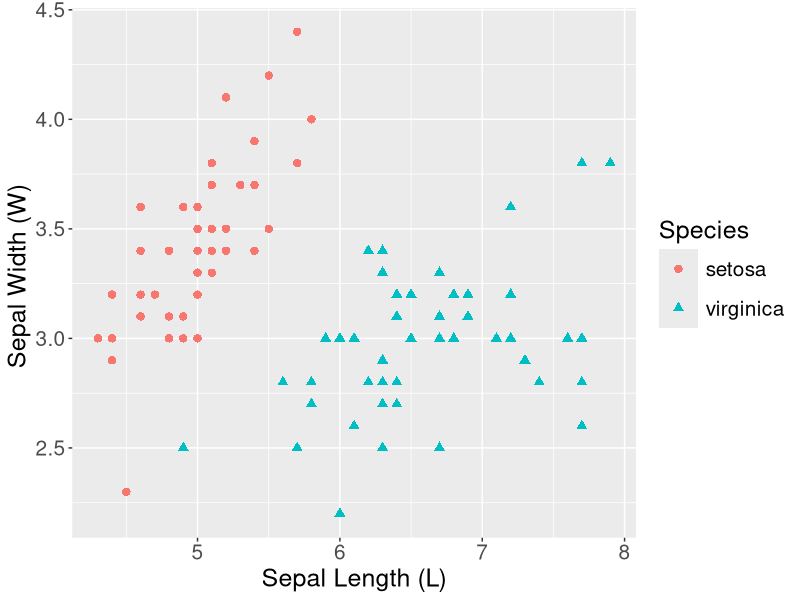
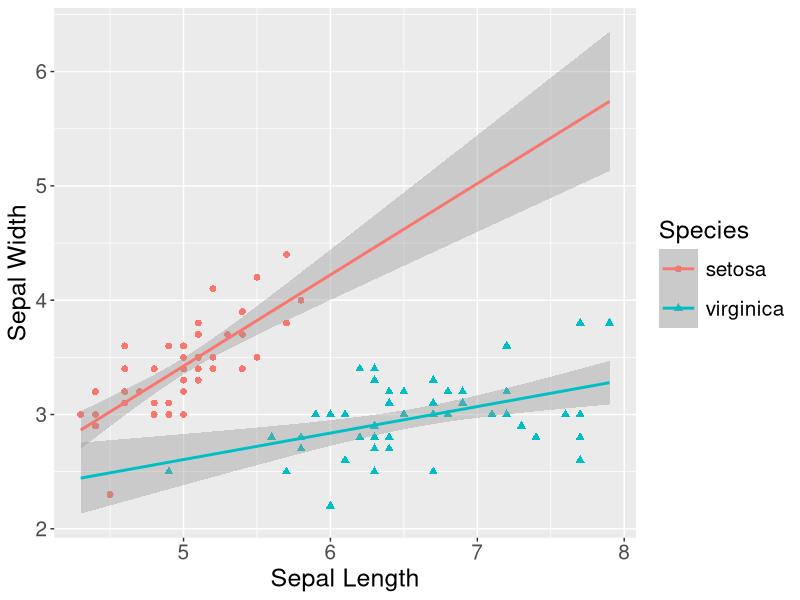
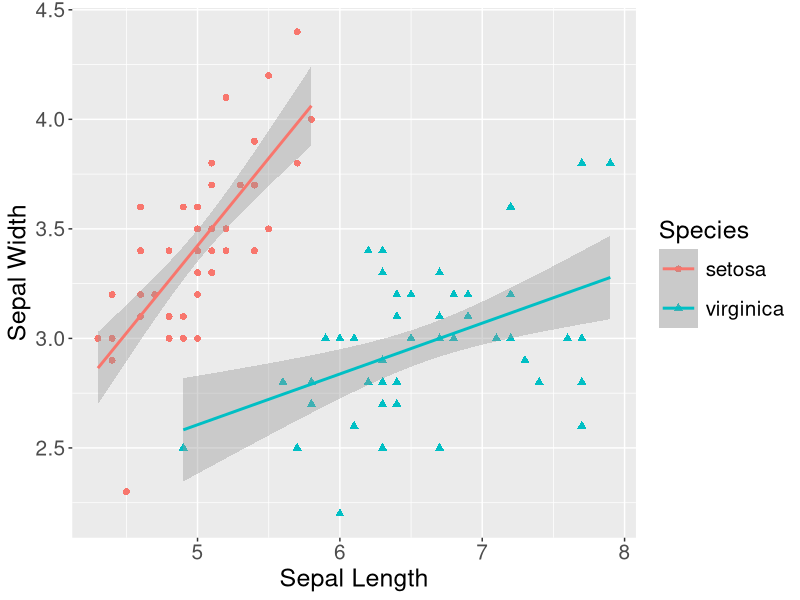
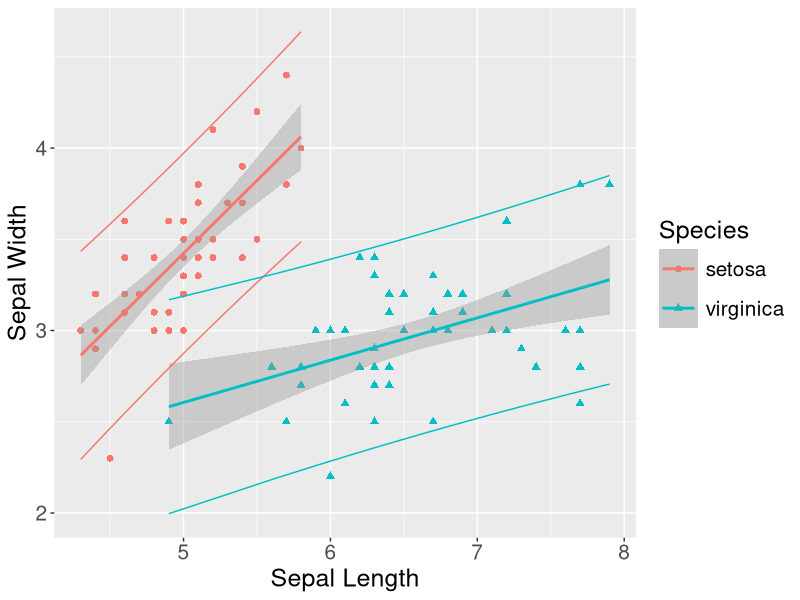
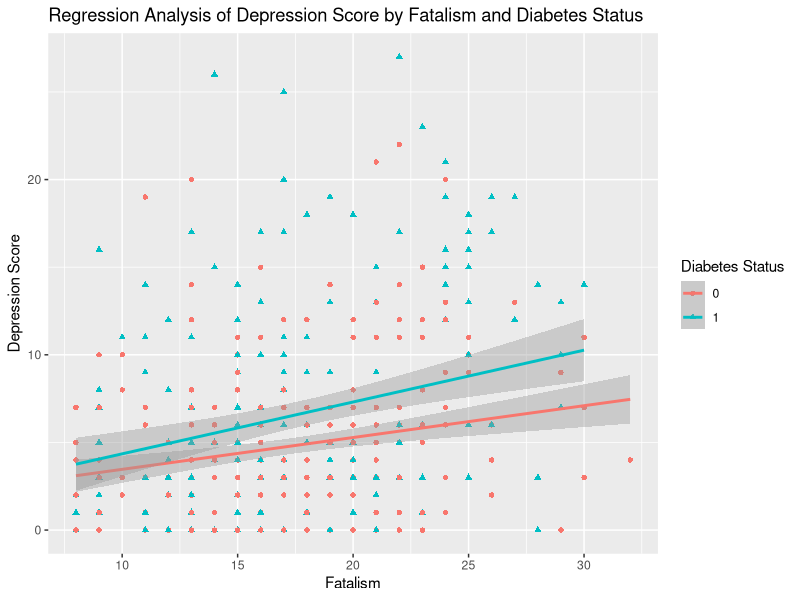
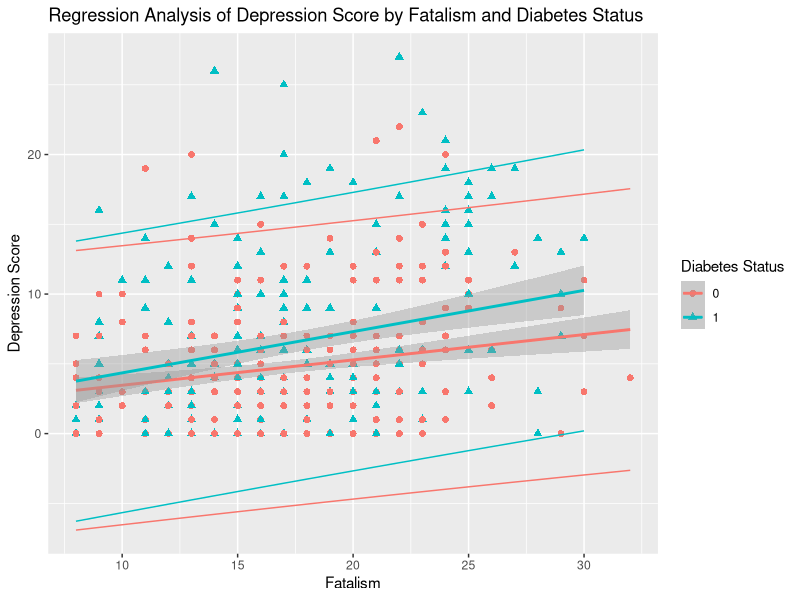
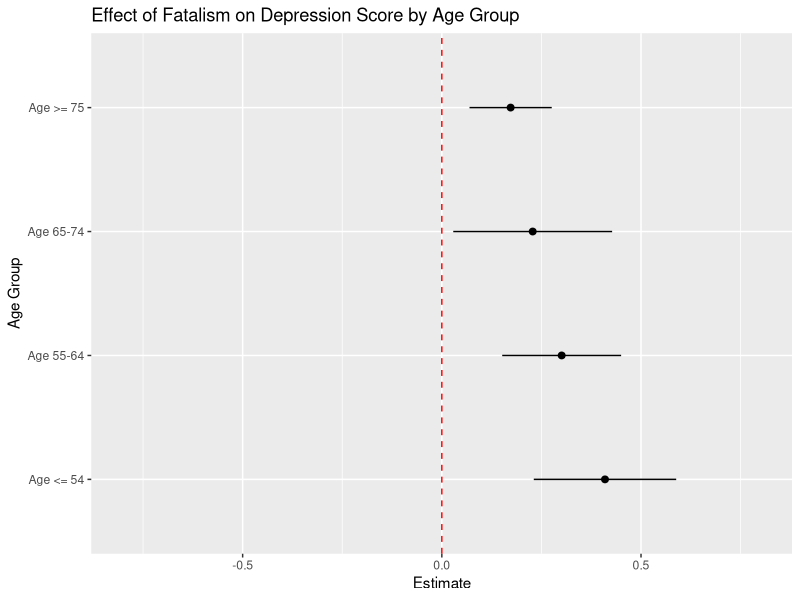

These figures' R source, in order:
## ---- chunk 1
library(tidyverse)
library(knitr)
library(cowplot)
library(ggrepel)
library(kableExtra)
# See here:https://arelbundock.com/posts/quarto_figures/index.html
knitr::opts_chunk$set(
  out.width = "70%", # enough room to breath
  fig.width = 6,     # reasonable size
  fig.asp = 0.618,   # golden ratio
  fig.align = "center" # mostly what I want
)
out2fig = function(out.width, out.width.default = 0.7, fig.width.default = 6) {
  fig.width.default * out.width / out.width.default
}
code_flag = TRUE;# Set to true and recompile after class

## ---- chunk 2
#| label: exploratory

#Filter out observations from the Versicolor Species
iris <- iris %>% filter(Species != "versicolor") %>%
  mutate(Species = as.factor(Species))

#Plot sepal width by sepal length colored by species
ggplot(iris, aes(x = Sepal.Length, y=Sepal.Width, color = Species, shape=Species)) + 
  geom_point(size = 2.5) +
  xlab("Sepal Length (L)") +
  ylab("Sepal Width (W) ") +
  theme(plot.title = element_text(size = 20, face = "bold"),
        axis.title = element_text(size = 18),
        axis.text = element_text(size = 15),
        legend.title = element_text(size = 18),
        legend.text = element_text(size = 15),
        legend.key.size = unit(1, "cm"))
## ---- chunk 3
#| label: linear_model
#| eval: true
#| echo: true

#Set the reference level of Species to virginica
iris$Species <- relevel(iris$Species, ref = "virginica")

#Fit a linear regression model
irisModel <- lm(Sepal.Width ~ Sepal.Length*Species, data = iris)
results <- summary(irisModel)$coefficients
## ---- chunk 4
#| fig-align: "center"
#| eval: true
#| echo: false

rownames(results) <- c("Intercept (B0)", "Sepal Length (B1)", "Setosa (B2)", "Sepal Length:Setosa (B3)")

results %>%
  kableExtra::kbl(digits = 4) %>% 
  kableExtra::kable_classic() %>%
  row_spec(4, background="yellow")
## ---- chunk 5
#| label: results

#Set the reference level of Species to back to setosa for plotting
iris$Species <- relevel(iris$Species, ref = "setosa")

#Plot sepal width by sepal length colored by species
#Add regression lines with confidence intervals
ggplot(iris, aes(x = Sepal.Length, y=Sepal.Width, color = Species, shape=Species)) + 
  geom_point(size = 2) +
  geom_smooth(method = "lm", se = TRUE, fullrange = TRUE) +
  xlab("Sepal Length") +
  ylab("Sepal Width") +
  theme(plot.title = element_text(size = 20, face = "bold"),
        axis.title = element_text(size = 18),
        axis.text = element_text(size = 15),
        legend.title = element_text(size = 18),
        legend.text = element_text(size = 15),
        legend.key.size = unit(1, "cm"))

## ---- chunk 6
#| label: extrapolation

#Plot sepal width by sepal length colored by species
#Add regression lines with confidence intervals
#Restrict confidence bands to range of observed data
ggplot(iris, aes(x = Sepal.Length, y=Sepal.Width, color = Species, shape=Species)) + 
  geom_point(size = 2) +
  geom_smooth(method = "lm", se = TRUE, fullrange = FALSE) +
  xlab("Sepal Length") +
  ylab("Sepal Width") +
  theme(plot.title = element_text(size = 20, face = "bold"),
        axis.title = element_text(size = 18),
        axis.text = element_text(size = 15),
        legend.title = element_text(size = 18),
        legend.text = element_text(size = 15),
        legend.key.size = unit(1, "cm"))

## ---- chunk 7
#| label: predictions

mod <- lm(Sepal.Width ~ Sepal.Length*Species, data = iris)
predictions <- predict(mod, interval = "prediction")
iris_2 <- cbind(iris, predictions)

ggplot(iris_2, aes(x = Sepal.Length, y=Sepal.Width, color = Species, shape=Species)) + 
  geom_point(size = 2) +
  geom_smooth(method = "lm", se = TRUE, fullrange = FALSE) +
  geom_line(aes(y = lwr)) +
  geom_line(aes(y = upr)) +
  xlab("Sepal Length") +
  ylab("Sepal Width") +
  theme(axis.title = element_text(size = 18),
        axis.text = element_text(size = 15),
        legend.title = element_text(size = 18),
        legend.text = element_text(size = 15),
        legend.key.size = unit(1, "cm"))

## ---- chunk 8
#| label: noSpice

stroke <- read.csv("stroke.csv")

#Visualize the relationship between depression and fatalism by diabetes status
ggplot(aes(x=Fatalism, y=Depression, color=factor(Db), shape=factor(Db)), data = stroke) +
  geom_point() +
  geom_smooth(method = "lm", full_range = FALSE, se = TRUE) + 
  labs(title = "Regression Analysis of Depression Score by Fatalism and Diabetes Status", x = "Fatalism", y = "Depression Score") +
  scale_color_discrete(name = "Diabetes Status") +
  scale_shape_discrete(name = "Diabetes Status")

## ---- chunk 9
#| label: weakSauce

stroke <- read.csv("stroke.csv")

#Fit linear model to obtain prediction intervals
mod <- lm(Depression ~ Fatalism*Db, data = stroke)
predictions <- predict(mod, interval = "prediction")
stroke_2 <- cbind(stroke, predictions)

#Add prediction intervals to the plot with geom_line
ggplot(stroke_2, aes(x = Fatalism, y=Depression, color = factor(Db), shape=factor(Db))) + 
  geom_point(size = 2) +
  geom_smooth(method = "lm", se = TRUE, fullrange = FALSE) +
  geom_line(aes(y = lwr)) +
  geom_line(aes(y = upr)) +
  xlab("Fatalism") +
  ylab("Depression Score") +
  ggtitle("Regression Analysis of Depression Score by Fatalism and Diabetes Status") +  
  scale_color_discrete(name = "Diabetes Status") +
  scale_shape_discrete(name = "Diabetes Status")

## ---- chunk 10
#| label: dimMak

stroke <- read.csv("stroke.csv")

#Initialize vectors to save results for each of the age groups
age_group = c("Age <= 54", "Age 55-64", "Age 65-74", "Age >= 75")
estimate = c()
se = c()

#Fit linear models in each of the four age groups, save Estimates and SEs
data1 <- filter(stroke, Age_less_eq54 == 1)
mod1 <- lm(Depression ~ Fatalism, data = data1)
estimate <- summary(mod1)$coefficients["Fatalism", "Estimate"]
se <- summary(mod1)$coefficients["Fatalism", "Std. Error"]

data2 <- filter(stroke, Age_55to64 == 1)
mod2 <- lm(Depression ~ Fatalism, data = data2)
estimate <- c(estimate, summary(mod2)$coefficients["Fatalism", "Estimate"])
se <- c(se, summary(mod2)$coefficients["Fatalism", "Std. Error"])

data3 <- filter(stroke, Age_65to74 == 1)
mod3 <- lm(Depression ~ Fatalism, data = data3)
estimate<- c(estimate, summary(mod3)$coefficients["Fatalism", "Estimate"])
se <- c(se, summary(mod3)$coefficients["Fatalism", "Std. Error"])

data4 <- filter(stroke, Age_ge75 == 1)
mod4 <- lm(Depression ~ Fatalism, data = data4)
estimate<- c(estimate, summary(mod4)$coefficients["Fatalism", "Estimate"])
se <- c(se, summary(mod4)$coefficients["Fatalism", "Std. Error"])

#Create dataframe to use for plotting and calculate 95% CI from SEs
plot <- data.frame(age_group, estimate, se) %>%
  mutate(lwr = estimate - 1.96*se, upr = estimate + 1.96*se)

#Make sure the age groups show up in the right order on our plot
plot$age_group <- factor(plot$age_group, levels = c("Age <= 54", "Age 55-64", "Age 65-74", "Age >= 75"), ordered=TRUE)

#Make the forest plot!
ggplot(data=plot, aes(x=estimate, y=age_group)) +
  geom_point(size = 2) + 
  geom_segment(aes(x=lwr, xend=upr)) +
  labs(title = "Effect of Fatalism on Depression Score by Age Group", x = "Estimate", y = "Age Group") + 
  xlim(-0.8, 0.8) +
  geom_vline(xintercept = 0, linetype = "dashed", color="red")
